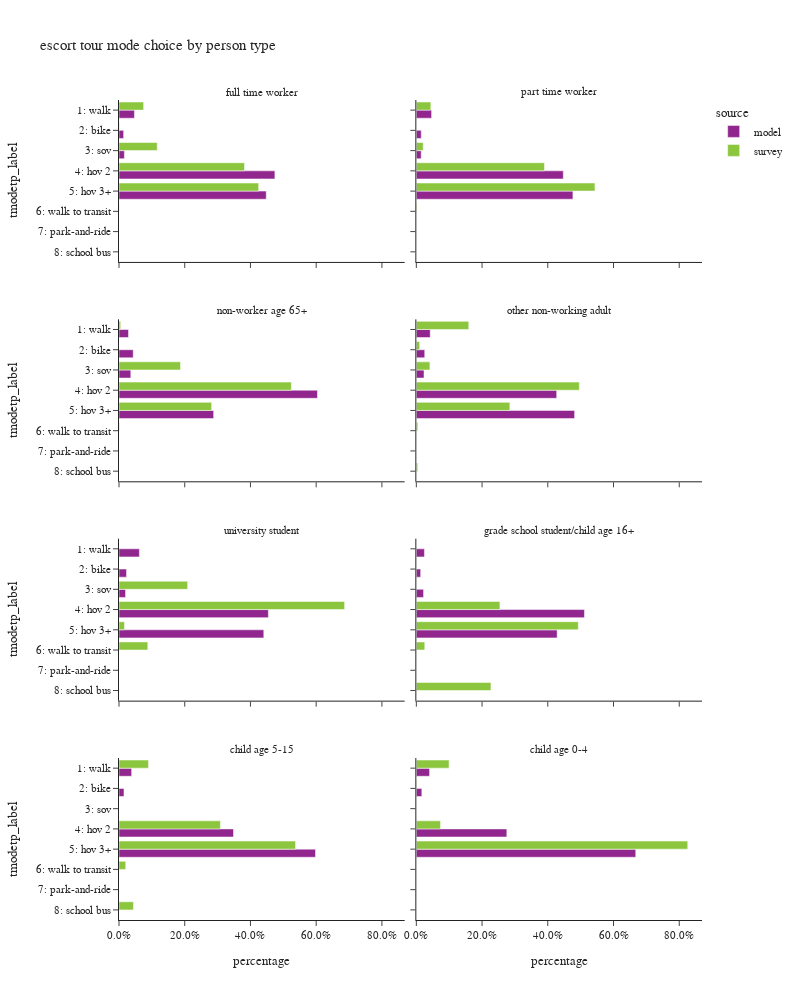

This figure's notebook cell:
### Code cell
plot_mode_choice(es_tour,"pptyp_label",
                 {"pptyp_label":["full time worker","part time worker","non-worker age 65+","other non-working adult",
                                 "university student","grade school student/child age 16+","child age 5-15","child age 0-4"],
                  "tmodetp_label":["1: walk","2: bike","3: sov","4: hov 2","5: hov 3+","6: walk to transit",
                                   "7: park-and-ride","8: school bus","9: other–survey only"]},
                 "person type",
                 2,1000)

### Figure 1 — Plotly figure (JSON) as saved in the notebook; plotly's stock layout.template omitted (floating-point values rounded to 4 significant figures)
{"data": [{"alignmentgroup": "True", "customdata": [[10545], [3180], [3693], [106522], [100625]], "hovertemplate": "source=model<br>pptyp_label=full time worker<br>percentage=%{x}<br>tmodetp_label=%{y}<br>sample count=%{customdata[0]}<extra></extra>", "legendgroup": "model", "marker": {"color": "#91268F", "pattern": {"shape": ""}}, "name": "model", "offsetgroup": "model", "orientation": "h", "showlegend": true, "textposition": "auto", "type": "bar", "x": [0.04696, 0.01416, 0.01645, 0.4743, 0.4481], "xaxis": "x7", "y": ["1: walk", "2: bike", "3: sov", "4: hov 2", "5: hov 3+"], "yaxis": "y7"}, {"alignmentgroup": "True", "customdata": [[3724], [1201], [1185], [35851], [38192]], "hovertemplate": "source=model<br>pptyp_label=part time worker<br>percentage=%{x}<br>tmodetp_label=%{y}<br>sample count=%{customdata[0]}<extra></extra>", "legendgroup": "model", "marker": {"color": "#91268F", "pattern": {"shape": ""}}, "name": "model", "offsetgroup": "model", "orientation": "h", "showlegend": false, "textposition": "auto", "type": "bar", "x": [0.04646, 0.01498, 0.01478, 0.4473, 0.4765], "xaxis": "x8", "y": ["1: walk", "2: bike", "3: sov", "4: hov 2", "5: hov 3+"], "yaxis": "y8"}, {"alignmentgroup": "True", "customdata": [[2515], [3756], [3120], [52456], [25021]], "hovertemplate": "source=model<br>pptyp_label=non-worker age 65+<br>percentage=%{x}<br>tmodetp_label=%{y}<br>sample count=%{customdata[0]}<extra></extra>", "legendgroup": "model", "marker": {"color": "#91268F", "pattern": {"shape": ""}}, "name": "model", "offsetgroup": "model", "orientation": "h", "showlegend": false, "textposition": "auto", "type": "bar", "x": [0.02895, 0.04324, 0.03592, 0.6039, 0.288], "xaxis": "x5", "y": ["1: walk", "2: bike", "3: sov", "4: hov 2", "5: hov 3+"], "yaxis": "y5"}, {"alignmentgroup": "True", "customdata": [[11120], [6719], [6145], [112276], [126614]], "hovertemplate": "source=model<br>pptyp_label=other non-working adult<br>percentage=%{x}<br>tmodetp_label=%{y}<br>sample count=%{customdata[0]}<extra></extra>", "legendgroup": "model", "marker": {"color": "#91268F", "pattern": {"shape": ""}}, "name": "model", "offsetgroup": "model", "orientation": "h", "showlegend": false, "textposition": "auto", "type": "bar", "x": [0.0423, 0.02556, 0.02338, 0.4271, 0.4817], "xaxis": "x6", "y": ["1: walk", "2: bike", "3: sov", "4: hov 2", "5: hov 3+"], "yaxis": "y6"}, {"alignmentgroup": "True", "customdata": [[1292], [477], [415], [9463], [9173]], "hovertemplate": "source=model<br>pptyp_label=university student<br>percentage=%{x}<br>tmodetp_label=%{y}<br>sample count=%{customdata[0]}<extra></extra>", "legendgroup": "model", "marker": {"color": "#91268F", "pattern": {"shape": ""}}, "name": "model", "offsetgroup": "model", "orientation": "h", "showlegend": false, "textposition": "auto", "type": "bar", "x": [0.06206, 0.02291, 0.01993, 0.4545, 0.4406], "xaxis": "x3", "y": ["1: walk", "2: bike", "3: sov", "4: hov 2", "5: hov 3+"], "yaxis": "y3"}, {"alignmentgroup": "True", "customdata": [[205], [110], [183], [4253], [3562]], "hovertemplate": "source=model<br>pptyp_label=grade school student/child age 16+<br>percentage=%{x}<br>tmodetp_label=%{y}<br>sample count=%{customdata[0]}<extra></extra>", "legendgroup": "model", "marker": {"color": "#91268F", "pattern": {"shape": ""}}, "name": "model", "offsetgroup": "model", "orientation": "h", "showlegend": false, "textposition": "auto", "type": "bar", "x": [0.02466, 0.01323, 0.02201, 0.5116, 0.4285], "xaxis": "x4", "y": ["1: walk", "2: bike", "3: sov", "4: hov 2", "5: hov 3+"], "yaxis": "y4"}, {"alignmentgroup": "True", "customdata": [[1746], [687], [15795], [27107]], "hovertemplate": "source=model<br>pptyp_label=child age 5-15<br>percentage=%{x}<br>tmodetp_label=%{y}<br>sample count=%{customdata[0]}<extra></extra>", "legendgroup": "model", "marker": {"color": "#91268F", "pattern": {"shape": ""}}, "name": "model", "offsetgroup": "model", "orientation": "h", "showlegend": false, "textposition": "auto", "type": "bar", "x": [0.03851, 0.01515, 0.3484, 0.5979], "xaxis": "x", "y": ["1: walk", "2: bike", "4: hov 2", "5: hov 3+"], "yaxis": "y"}, {"alignmentgroup": "True", "customdata": [[1975], [819], [13511], [32760]], "hovertemplate": "source=model<br>pptyp_label=child age 0-4<br>percentage=%{x}<br>tmodetp_label=%{y}<br>sample count=%{customdata[0]}<extra></extra>", "legendgroup": "model", "marker": {"color": "#91268F", "pattern": {"shape": ""}}, "name": "model", "offsetgroup": "model", "orientation": "h", "showlegend": false, "textposition": "auto", "type": "bar", "x": [0.04025, 0.01669, 0.2754, 0.6677], "xaxis": "x2", "y": ["1: walk", "2: bike", "4: hov 2", "5: hov 3+"], "yaxis": "y2"}, {"alignmentgroup": "True", "customdata": [[41], [7], [26], [126], [81], [5]], "hovertemplate": "source=survey<br>pptyp_label=full time worker<br>percentage=%{x}<br>tmodetp_label=%{y}<br>sample count=%{customdata[0]}<extra></extra>", "legendgroup": "survey", "marker": {"color": "#8CC63E", "pattern": {"shape": ""}}, "name": "survey", "offsetgroup": "survey", "orientation": "h", "showlegend": true, "textposition": "auto", "type": "bar", "x": [0.07488, 0.001242, 0.1164, 0.382, 0.425, 0.0005518], "xaxis": "x7", "y": ["1: walk", "2: bike", "3: sov", "4: hov 2", "5: hov 3+", "6: walk to transit"], "yaxis": "y7"}, {"alignmentgroup": "True", "customdata": [[7], [3], [39], [34], [2]], "hovertemplate": "source=survey<br>pptyp_label=part time worker<br>percentage=%{x}<br>tmodetp_label=%{y}<br>sample count=%{customdata[0]}<extra></extra>", "legendgroup": "survey", "marker": {"color": "#8CC63E", "pattern": {"shape": ""}}, "name": "survey", "offsetgroup": "survey", "orientation": "h", "showlegend": false, "textposition": "auto", "type": "bar", "x": [0.04421, 0.0209, 0.3899, 0.5436, 0.001432], "xaxis": "x8", "y": ["1: walk", "3: sov", "4: hov 2", "5: hov 3+", "6: walk to transit"], "yaxis": "y8"}, {"alignmentgroup": "True", "customdata": [[5], [12], [40], [27], [1]], "hovertemplate": "source=survey<br>pptyp_label=non-worker age 65+<br>percentage=%{x}<br>tmodetp_label=%{y}<br>sample count=%{customdata[0]}<extra></extra>", "legendgroup": "survey", "marker": {"color": "#8CC63E", "pattern": {"shape": ""}}, "name": "survey", "offsetgroup": "survey", "orientation": "h", "showlegend": false, "textposition": "auto", "type": "bar", "x": [0.005102, 0.1872, 0.5244, 0.2819, 0.00139], "xaxis": "x5", "y": ["1: walk", "3: sov", "4: hov 2", "5: hov 3+", "6: walk to transit"], "yaxis": "y5"}, {"alignmentgroup": "True", "customdata": [[23], [2], [8], [74], [46], [1], [1]], "hovertemplate": "source=survey<br>pptyp_label=other non-working adult<br>percentage=%{x}<br>tmodetp_label=%{y}<br>sample count=%{customdata[0]}<extra></extra>", "legendgroup": "survey", "marker": {"color": "#8CC63E", "pattern": {"shape": ""}}, "name": "survey", "offsetgroup": "survey", "orientation": "h", "showlegend": false, "textposition": "auto", "type": "bar", "x": [0.1595, 0.01014, 0.04132, 0.4959, 0.2846, 0.004379, 0.004128], "xaxis": "x6", "y": ["1: walk", "2: bike", "3: sov", "4: hov 2", "5: hov 3+", "6: walk to transit", "8: school bus"], "yaxis": "y6"}, {"alignmentgroup": "True", "customdata": [[1], [10], [1], [1]], "hovertemplate": "source=survey<br>pptyp_label=university student<br>percentage=%{x}<br>tmodetp_label=%{y}<br>sample count=%{customdata[0]}<extra></extra>", "legendgroup": "survey", "marker": {"color": "#8CC63E", "pattern": {"shape": ""}}, "name": "survey", "offsetgroup": "survey", "orientation": "h", "showlegend": false, "textposition": "auto", "type": "bar", "x": [0.2089, 0.6866, 0.01681, 0.08769], "xaxis": "x3", "y": ["3: sov", "4: hov 2", "5: hov 3+", "6: walk to transit"], "yaxis": "y3"}, {"alignmentgroup": "True", "customdata": [[2], [4], [1], [1]], "hovertemplate": "source=survey<br>pptyp_label=grade school student/child age 16+<br>percentage=%{x}<br>tmodetp_label=%{y}<br>sample count=%{customdata[0]}<extra></extra>", "legendgroup": "survey", "marker": {"color": "#8CC63E", "pattern": {"shape": ""}}, "name": "survey", "offsetgroup": "survey", "orientation": "h", "showlegend": false, "textposition": "auto", "type": "bar", "x": [0.2544, 0.4929, 0.02569, 0.227], "xaxis": "x4", "y": ["4: hov 2", "5: hov 3+", "6: walk to transit", "8: school bus"], "yaxis": "y4"}, {"alignmentgroup": "True", "customdata": [[5], [11], [41], [2], [4]], "hovertemplate": "source=survey<br>pptyp_label=child age 5-15<br>percentage=%{x}<br>tmodetp_label=%{y}<br>sample count=%{customdata[0]}<extra></extra>", "legendgroup": "survey", "marker": {"color": "#8CC63E", "pattern": {"shape": ""}}, "name": "survey", "offsetgroup": "survey", "orientation": "h", "showlegend": false, "textposition": "auto", "type": "bar", "x": [0.08976, 0.3086, 0.5373, 0.02043, 0.04389], "xaxis": "x", "y": ["1: walk", "4: hov 2", "5: hov 3+", "6: walk to transit", "8: school bus"], "yaxis": "y"}, {"alignmentgroup": "True", "customdata": [[7], [1], [8], [32]], "hovertemplate": "source=survey<br>pptyp_label=child age 0-4<br>percentage=%{x}<br>tmodetp_label=%{y}<br>sample count=%{customdata[0]}<extra></extra>", "legendgroup": "survey", "marker": {"color": "#8CC63E", "pattern": {"shape": ""}}, "name": "survey", "offsetgroup": "survey", "orientation": "h", "showlegend": false, "textposition": "auto", "type": "bar", "x": [0.0996, 0.001008, 0.0736, 0.8258], "xaxis": "x2", "y": ["1: walk", "2: bike", "4: hov 2", "5: hov 3+"], "yaxis": "y2"}], "layout": {"annotations": [{"font": {}, "showarrow": false, "text": "child age 5-15", "x": 0.245, "xanchor": "center", "xref": "paper", "y": 0.1975, "yanchor": "bottom", "yref": "paper"}, {"font": {}, "showarrow": false, "text": "child age 0-4", "x": 0.755, "xanchor": "center", "xref": "paper", "y": 0.1975, "yanchor": "bottom", "yref": "paper"}, {"font": {}, "showarrow": false, "text": "university student", "x": 0.245, "xanchor": "center", "xref": "paper", "y": 0.465, "yanchor": "bottom", "yref": "paper"}, {"font": {}, "showarrow": false, "text": "grade school student/child age 16+", "x": 0.755, "xanchor": "center", "xref": "paper", "y": 0.465, "yanchor": "bottom", "yref": "paper"}, {"font": {}, "showarrow": false, "text": "non-worker age 65+", "x": 0.245, "xanchor": "center", "xref": "paper", "y": 0.7325, "yanchor": "bottom", "yref": "paper"}, {"font": {}, "showarrow": false, "text": "other non-working adult", "x": 0.755, "xanchor": "center", "xref": "paper", "y": 0.7325, "yanchor": "bottom", "yref": "paper"}, {"font": {}, "showarrow": false, "text": "full time worker", "x": 0.245, "xanchor": "center", "xref": "paper", "y": 1.0, "yanchor": "bottom", "yref": "paper"}, {"font": {}, "showarrow": false, "text": "part time worker", "x": 0.755, "xanchor": "center", "xref": "paper", "y": 1.0, "yanchor": "bottom", "yref": "paper"}], "barmode": "group", "height": 1000, "legend": {"title": {"text": "source"}, "tracegroupgap": 0}, "title": {"text": "escort tour mode choice by person type"}, "width": 800, "xaxis": {"anchor": "y", "domain": [0.0, 0.49], "tickformat": ".1%", "title": {"text": "percentage"}}, "xaxis2": {"anchor": "y2", "domain": [0.51, 1.0], "matches": "x", "tickformat": ".1%", "title": {"text": "percentage"}}, "xaxis3": {"anchor": "y3", "domain": [0.0, 0.49], "matches": "x", "showticklabels": false, "tickformat": ".1%"}, "xaxis4": {"anchor": "y4", "domain": [0.51, 1.0], "matches": "x", "showticklabels": false, "tickformat": ".1%"}, "xaxis5": {"anchor": "y5", "domain": [0.0, 0.49], "matches": "x", "showticklabels": false, "tickformat": ".1%"}, "xaxis6": {"anchor": "y6", "domain": [0.51, 1.0], "matches": "x", "showticklabels": false, "tickformat": ".1%"}, "xaxis7": {"anchor": "y7", "domain": [0.0, 0.49], "matches": "x", "showticklabels": false, "tickformat": ".1%"}, "xaxis8": {"anchor": "y8", "domain": [0.51, 1.0], "matches": "x", "showticklabels": false, "tickformat": ".1%"}, "yaxis": {"anchor": "x", "categoryarray": ["9: other–survey only", "8: school bus", "7: park-and-ride", "6: walk to transit", "5: hov 3+", "4: hov 2", "3: sov", "2: bike", "1: walk"], "categoryorder": "array", "domain": [0.0, 0.1975], "title": {"text": "tmodetp_label"}}, "yaxis2": {"anchor": "x2", "domain": [0.0, 0.1975], "matches": "y", "showticklabels": false}, "yaxis3": {"anchor": "x3", "categoryarray": ["9: other–survey only", "8: school bus", "7: park-and-ride", "6: walk to transit", "5: hov 3+", "4: hov 2", "3: sov", "2: bike", "1: walk"], "categoryorder": "array", "domain": [0.2675, 0.465], "matches": "y", "title": {"text": "tmodetp_label"}}, "yaxis4": {"anchor": "x4", "domain": [0.2675, 0.465], "matches": "y", "showticklabels": false}, "yaxis5": {"anchor": "x5", "categoryarray": ["9: other–survey only", "8: school bus", "7: park-and-ride", "6: walk to transit", "5: hov 3+", "4: hov 2", "3: sov", "2: bike", "1: walk"], "categoryorder": "array", "domain": [0.535, 0.7325], "matches": "y", "title": {"text": "tmodetp_label"}}, "yaxis6": {"anchor": "x6", "domain": [0.535, 0.7325], "matches": "y", "showticklabels": false}, "yaxis7": {"anchor": "x7", "categoryarray": ["9: other–survey only", "8: school bus", "7: park-and-ride", "6: walk to transit", "5: hov 3+", "4: hov 2", "3: sov", "2: bike", "1: walk"], "categoryorder": "array", "domain": [0.8025, 1.0], "matches": "y", "title": {"text": "tmodetp_label"}}, "yaxis8": {"anchor": "x8", "domain": [0.8025, 1.0], "matches": "y", "showticklabels": false}}}
